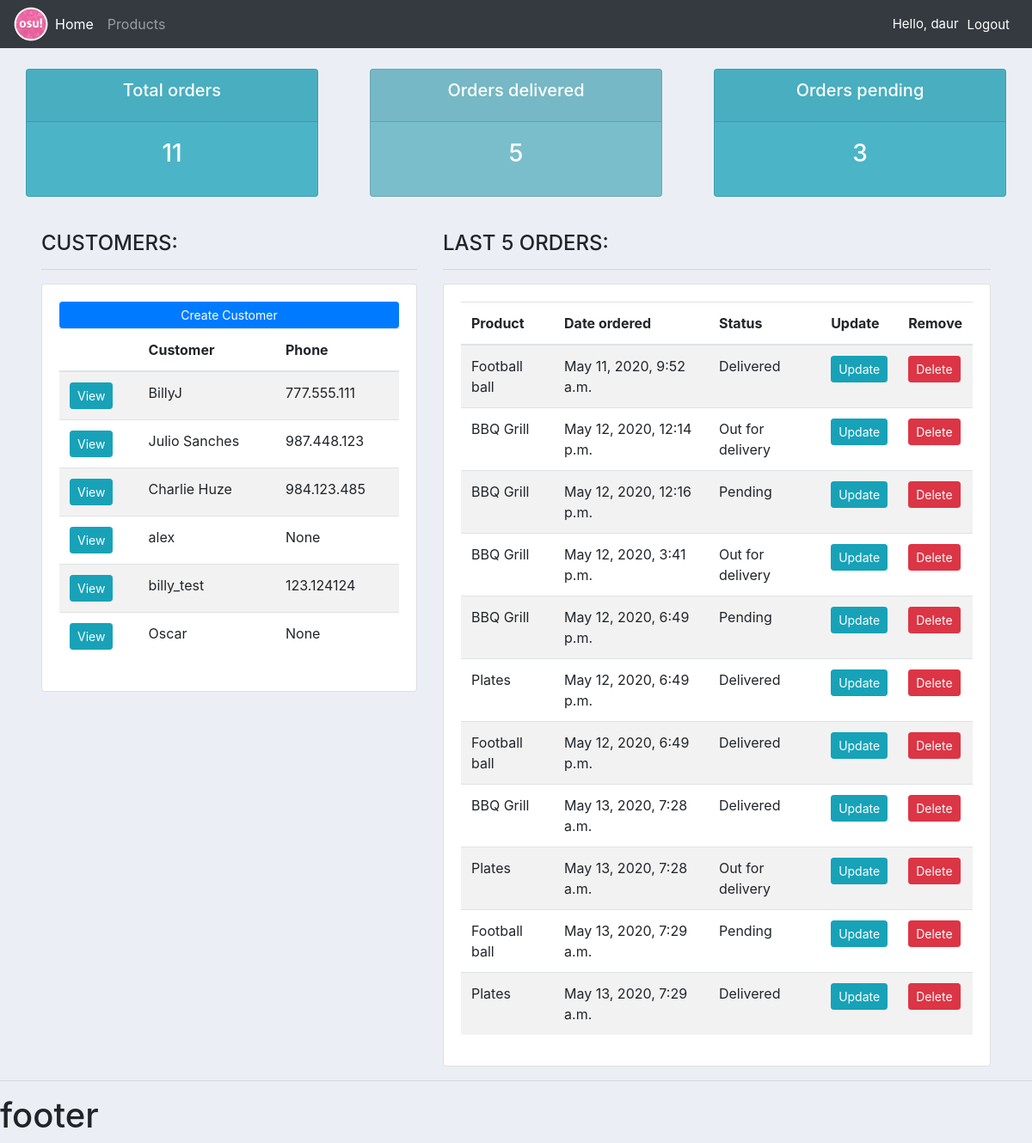
The app's page / (signed in) with its own data.
### accounts/models.py (models this page shows, shortened)
class Customer(models.Model):
    user = models.OneToOneField(User, null=True, blank=True, on_delete=models.CASCADE)
    name = models.CharField(max_length=200, null=True)
    phone = models.CharField(max_length=200, null=True)
    email = models.CharField(max_length=200, null=True)
    date_created = models.DateTimeField(auto_now_add=True, null=True)
    profile = models.ImageField(default="profile.png",null=True, blank=True)

class Order(models.Model):
    STATUS = (
        ('Pending','Pending'),
        ('Out for delivery', 'Out for delivery'),
        ('Delivered','Delivered'),
    )
    customer = models.ForeignKey("Customer", null=True, on_delete=models.SET_NULL)
    product = models.ForeignKey("Product", null=True, on_delete=models.SET_NULL)
    date_ordered = models.DateTimeField(auto_now_add=True, null=True)
    status = models.CharField(max_length=200, null=True, choices=STATUS)
    note = models.CharField(max_length=200, null=True)

class Product(models.Model):
    CATEGORY = (
        ('Indoor','Indoor'),
        ('Outdoor','Outdoor'),
    )
    name = models.CharField(max_length=200, null=True)
    description = models.CharField(max_length=200, null=True, blank=True)
    price = models.FloatField(null=True)
    category = models.CharField(max_length=200, null=True, choices=CATEGORY)
    tag = models.ManyToManyField("Tag")
    def __str__(self):
        return self.name

### accounts/decorators.py (the view)
    def wrapper_func(request, *args, **kwargs):
        group = None
        if request.user.groups.exists():
            group = request.user.groups.all()[0].name
        if group == 'customer':
            return redirect('user_page')
        if group == 'admin':
            return view_func(request, *args, **kwargs)

### accounts/views.py (called while the page is built)
@login_required(login_url='login')
@admin_only
def home(request):
    customers = Customer.objects.all()
    orders = Order.objects.all()
    orders_total = orders.count()
    orders_delivered = orders.filter(status='Delivered').count()
    orders_pending = orders.filter(status='Pending').count()
    context = {
        'customers': customers,
        'orders': orders,
        'orders_total': orders_total,
        'orders_delivered': orders_delivered,
        'orders_pending': orders_pending,
    }
    return render(request, 'accounts/main.html', context)

### accounts/templates/accounts/main.html
{% extends 'accounts/base.html' %}
{%block content%}
    {% include 'accounts/status.html' %}
    <br>
        <div class="row">
            <div class="col-md-5 pl-5">
                <h4>CUSTOMERS:</h4>
                <hr>
                <div class="card card-body">
                    <a class="btn btn-primary btn-sm btn-block" href="">Create Customer</a>
                    <table class="table table-striped">
                        <thead>
                            <tr>
                                <th></th>
                                <th scope="col">Customer</th>
                                <th scope="col">Phone</th>
                            </tr>
                        </thead>
                        <tbody>
                            {% for customer in customers %}
                                <tr>
                                    <td><a class="btn btn-sm btn-info" href="{% url 'customer' customer.id %}">View</a></td>
                                    <td>{{ customer.name }}</td>
                                    <td>{{ customer.phone }}</td>
                                </tr>
                            {% endfor %}
                        </tbody>
                    </table>
                </div>
            </div>
            <div class="col-md-7 pr-5">
                <h4>LAST 5 ORDERS:</h4>
                <hr>
                <div class="card card-body">
                    <table class="table table-striped">
                        <thead>
                            <tr>
                                <th scope="col">Product</th>
                                <th scope="col">Date ordered</th>
                                <th scope="col">Status</th>
                                <th scope="col">Update</th>
                                <th scope="col">Remove</th>
                            </tr>
                        </thead>
                        <tbody>
                            {% for order in orders %}
                                <tr>
                                    <td>{{ order.product }}</td>
                                    <td>{{ order.date_ordered }}</td>
                                    <td>{{ order.status }}</td>
                                    <td><a class="btn btn-sm btn-info" href="{% url 'update_order' order.id %}">Update</a></td>
                                    <td><a class="btn btn-sm btn-danger" href="{% url 'delete_order' order.id %}">Delete</a></td>
                                </tr>
                            {% endfor %}
                        </tbody>
                    </table>
                </div>
            </div>
        </div>
{% endblock %}

### accounts/templates/accounts/base.html (shortened to what this page needs)
{% load static %}
<!DOCTYPE html>
<html lang="en">
<head>
    <link rel="stylesheet" href="https://stackpath.bootstrapcdn.com/bootstrap/4.4.1/css/bootstrap.min.css">
    <link rel="stylesheet" type="text/css" href="{% static 'css/base.css'%}">
</head>
<body>
    {% include 'accounts/navbar.html' %}
    <br>
    <div class="container-fluid">
    {% block content %}
    {% endblock %}
    </div>
    <hr>
    <h1>footer</h1>
</body>
</html>

### accounts/templates/accounts/navbar.html (shortened to what this page needs)
{% load static %}
<nav class="navbar navbar-expand-lg navbar-dark bg-dark">
    <img src="{% static 'images/logo.png' %}" alt="" width="40 " height="40">
    <div class="collapse navbar-collapse" id="navbarNav">
      <ul class="navbar-nav">
        {% if user.is_staff %}
        <li class="nav-item active">
          <a class="nav-link" href="{% url 'home' %}">Home <span class="sr-only">(current)</span></a>
        </li>
        <li class="nav-item">
          <a class="nav-link" href="{% url 'products' %}">Products</a>
        </li>
        {% else %}
        <li class="nav-item">
          <a class="nav-link" href="{% url 'account_settings' %}">Settings</a>
        </li>
        {% endif %}
      </ul>
    </div>
    <span class="hello-msg">Hello, {{ request.user }}</span>
    <span ><a class="hello-msg" href="{% url 'logout' %}">Logout</a></span>
  </nav>

### accounts/templates/accounts/status.html
<div class="row">
    <div class="col">
        <div class="col-md">
            <div class="card text-center text-white mb-3" id="total-orders">
                <div class="card-header">
                    <h5 class="card-title">Total orders</h5>
                </div>
                <div class="card-body">
                    <h3 class="card-title">{{ orders_total }}</h3>
                </div>
            </div>
        </div>
    </div>
    <div class="col">
        <div class="col-md">
            <div class="card text-center text-white mb-3" id="orders-delivered">
                <div class="card-header">
                    <h5 class="card-title">Orders delivered</h5>
                </div>
                <div class="card-body">
                    <h3 class="card-title">{{ orders_delivered }}</h3>
                </div>
            </div>
        </div>
    </div>
    <div class="col">
        <div class="col-md">
            <div class="card text-center text-white mb-3" id="total-orders">
                <div class="card-header">
                    <h5 class="card-title">Orders pending</h5>
                </div>
                <div class="card-body">
                    <h3 class="card-title">{{ orders_pending }}</h3>
                </div>
            </div>
        </div>
    </div>
</div>

### static/css/base.css (style rules this page uses)
body { background-color: #ebeff5; }
#total-orders { background-color: #4cb4c7; }
#orders-delivered { background-color: #7abecc; }

### accounts/templates/accounts/navbar.html (style rules this page uses)
.hello-msg { font-size: 15px; color: #fff; margin-right: 10px; }

### records on screen
Customer: name "BillyJ", phone "777.555.111"
Customer: name "Julio Sanches", phone "987.448.123"
Customer: name "Charlie Huze", phone "984.123.485"
Customer: name "alex", phone "None"
Customer: name "billy_test", phone "123.124124"
Customer: name "Oscar", phone "None"
Order: product "Football ball", date_ordered "May 11, 2020, 9:52 a.m.", status "Delivered"
Order: product "BBQ Grill", date_ordered "May 12, 2020, 12:14 p.m.", status "Out for delivery"
Order: product "BBQ Grill", date_ordered "May 12, 2020, 12:16 p.m.", status "Pending"
Order: product "BBQ Grill", date_ordered "May 12, 2020, 3:41 p.m.", status "Out for delivery"
Order: product "BBQ Grill", date_ordered "May 12, 2020, 6:49 p.m.", status "Pending"
Order: product "Plates", date_ordered "May 12, 2020, 6:49 p.m.", status "Delivered"
Order: product "Football ball", date_ordered "May 12, 2020, 6:49 p.m.", status "Delivered"
Order: product "BBQ Grill", date_ordered "May 13, 2020, 7:28 a.m.", status "Delivered"
Order: product "Plates", date_ordered "May 13, 2020, 7:28 a.m.", status "Out for delivery"
Order: product "Football ball", date_ordered "May 13, 2020, 7:29 a.m.", status "Pending"
Order: product "Plates", date_ordered "May 13, 2020, 7:29 a.m.", status "Delivered"

### other values on screen
{{ request.user }} "daur"
{{ orders_total }} "11"
{{ orders_delivered }} "5"
{{ orders_pending }} "3"
